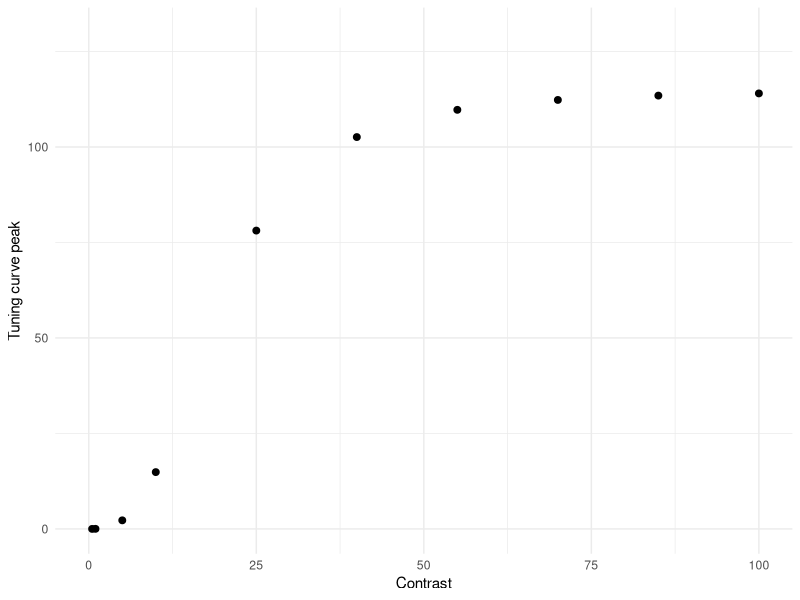
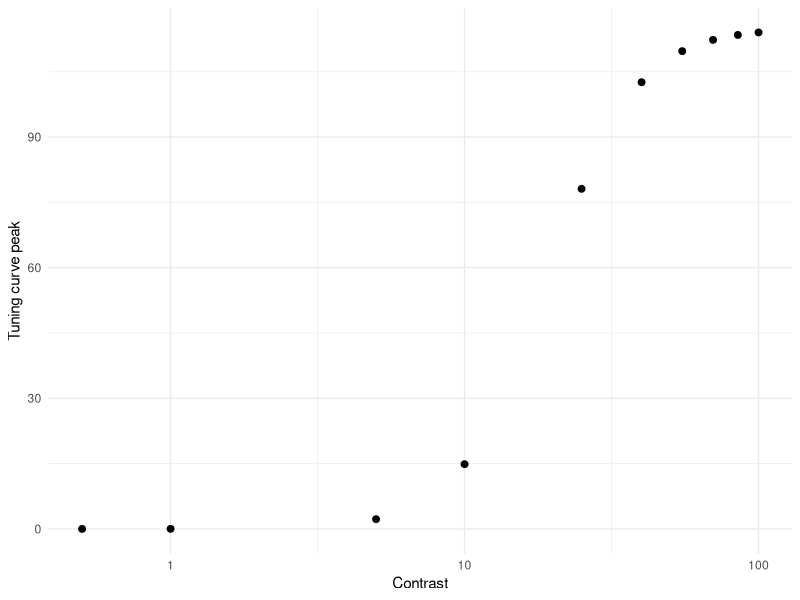

The R script that drew these images, in order: (Note: this script raises an error after producing the figures.)
# Simulation assuming Naka-Rushton function on Albrecht & Hamilton (1982, Fig. 4)

library(tidyverse)
library(doParallel)
library(foreach)
library(cowplot)


#################### High Alpha ####################
Contrast <- c(0.5, 1, 5, seq(10, 100, 15))
Rmax <- 115
C50 <- 19.3
n   <-  2.9
sf_rate <- 0.03 # spontaneous firing rate based on Geisler & Albrecht (1997)

Max_firing <- Rmax * Contrast^n / (Contrast^n + C50^n)
df_ah <- data.frame(Contrast, Max_firing)

h1 <- ggplot(df_ah, aes(x = Contrast, y = Max_firing)) +
  geom_point(size = 2) +
  coord_cartesian(xlim = c(0, 100), ylim = c(0, 130)) +
  ylab("Tuning curve peak") +
  theme_minimal()
h1            

h2 <- ggplot(df_ah, aes(x = Contrast, y = Max_firing)) +
  geom_point(size = 2) +
  scale_x_log10() +
  ylab("Tuning curve peak") +
  theme_minimal()
h2 

### Simulation ###
cl <- makeCluster(parallel::detectCores() - 1)
registerDoParallel(cl)

n_neurons <- 180                                               # Number of neurons in the population
orientations <- seq(1, 180, by = 1)                            # Possible orientations (0 to 359 degrees)
preferred_orientations <-  seq(1, 180, length.out = n_neurons) # Preferred orientation of each neuron
max_firing_seq <- df_ah$Max_firing                             # Maximum firing rate of each neuron
contrast <-       df_ah$Contrast
tuning_width    <- 20                                          # Tuning width (standard deviation) of each neuron's response curve
n_trials <- 10000

all_results <- list()

for (max_firing_rate in max_firing_seq) {
  
  cat("Running max firing rate =", max_firing_rate, "\n")
  
  tuning_curves <- matrix(0, nrow = n_neurons, ncol = length(orientations))
  
  for (i in 1:n_neurons) {
    tuning_curves[i, ] <- max_firing_rate * exp(
      -0.5 * (
        pmin(abs(orientations - preferred_orientations[i]),
             180 - abs(orientations - preferred_orientations[i]))^2
      ) / tuning_width^2
    )
  }
  
  # ---- 90 ----
  responses_90 <- foreach(
    i = 1:n_trials,
    .combine = rbind,
    .packages = "stats"
  ) %dopar% {
    
    input_90 <- rnorm(n_trials, 90, 0)
    idx <- round(input_90[i]) + 1
    idx <- pmin(pmax(idx, 1), 180)
    
    mu <- tuning_curves[, idx]
    mu[mu == 0] <- 1e-8
    R0 <- mu * sf_rate
      
    resp <- rnbinom(n_neurons, size = 1000000, mu = mu) + rnbinom(n_neurons, size = 1000000, mu = R0)
    
    cbind(resp,
          neuron = seq_len(n_neurons),
          stim = 90,
          trial = i,
          maxFR = max_firing_rate)
  }
  
  # ---- 91 ----
  responses_91 <- foreach(
    i = 1:n_trials,
    .combine = rbind,
    .packages = "stats"
  ) %dopar% {
    
    input_91 <- rnorm(n_trials, 91, 0)
    idx <- round(input_91[i]) + 1
    idx <- pmin(pmax(idx, 1), 180)
    
    mu <- tuning_curves[, idx]
    mu[mu == 0] <- 1e-8
    R0 <- mu * sf_rate
    
    resp <- rnbinom(n_neurons, size = 1000000, mu = mu) + rnbinom(n_neurons, size = 1000000, mu = R0)
    
    cbind(resp,
          neuron = seq_len(n_neurons),
          stim = 91,
          trial = i,
          maxFR = max_firing_rate)
  }
  
  df_tmp <- as.data.frame(rbind(responses_90, responses_91))
  colnames(df_tmp) <- c("Spikes", "Neuron", "Stimulus", "Trial", "Contrast")
  
  all_results[[as.character(max_firing_rate)]] <- df_tmp
}

df <- do.call(rbind, all_results)
df$Contrast <- contrast[match(df$Contrast, max_firing_seq)]
# write.csv(df, 
#           file = "high_alpha.csv", 
#           row.names = FALSE)


### Sanity check for fano factor ### 
df %>%
  group_by(Contrast, Stimulus, Neuron) %>%
  summarise(
    mean_spikes = mean(Spikes),
    var_spikes  = var(Spikes),
    fano = var_spikes / mean_spikes,
    .groups = "drop"
  ) %>%
  filter(mean_spikes > 0) %>%
  group_by(Contrast, Stimulus) %>%
  summarise(
    mean_mean_spikes = mean(mean_spikes, na.rm = TRUE),
    mean_var_spikes = mean(var_spikes),
    mean_fano = mean(fano, na.rm = TRUE), # average across neurons
    sd_fano   = sd(fano, na.rm = TRUE),   # sd across neurons
    .groups = "drop")


### Contrast discrimination ###
df %>%
  group_by(Stimulus, Contrast, Trial) %>%
  summarise(Sum_spikes = sum(Spikes), .groups = "drop") -> df_sum

h3 <- ggplot(df_sum, aes(x = Sum_spikes, color = factor(Contrast))) +
  geom_density(alpha = 0.2, linewidth = 1) +
  theme_classic() +
  labs(
    x = "Sum of spikes",
    y = "Density",
    color = "Contrast",
    fill =  "Contrast"
  ) + 
  theme(
    legend.position = c(0.98, 1.05),
    legend.justification = c(1, 1),
    legend.key.size = unit(0.25, "cm"),
    legend.text = element_text(size = 6),
    legend.title = element_text(size = 8)
  ) +
  coord_cartesian(xlim = c(0, 10000), ylim = c(0, 0.3)) +
  ggtitle("High alpha (spontaneous firing = tuning peak x 0.03)") +
  theme(plot.title = element_text(size = 12, face = "bold", hjust = 0.5))
h3

df_sum %>%
  group_by(Contrast) %>%
  summarise(Mean_sum_spikes = mean(Sum_spikes),
            SD_sum_spikes = sd(Sum_spikes), .groups = "drop") -> df_summary
colnames(df_summary) <- c("Contrast", "mu", "sigma")

dC <-  diff(df_summary$Contrast)
dmu <- diff(df_summary$mu)

# μ'
mu_prime <- c(
  dmu[1] / dC[1],                                 　　　　　# 前方差分（最初）
  (dmu[-1]/dC[-1] + dmu[-length(dmu)]/dC[-length(dC)]) / 2, # 中央差分
  dmu[length(dmu)] / dC[length(dC)]                         # 後方差分（最後）
)
df_summary$mu_prime <- mu_prime

# μ'(C)ΔC ≈ σ
# μ'(C): コントラストの微小変化に対するμの変化
# ΔC:    コントラストの変化量
# μの変化がσと同じ大きさになったとき丁度弁別できる(d'=1に相当するJND)
df_summary$DeltaC_pred <- df_summary$sigma / df_summary$mu_prime # JND
df_summary <- mutate(df_summary, Weber_ratio_pred = DeltaC_pred / Contrast) # ΔC / C (Weber ratio)
df_summary

df_plot <- df_summary %>%
  slice(2:(n() - 1))

h4 <- ggplot(df_plot, aes(x = Contrast, y = DeltaC_pred)) +
  geom_line() +
  geom_point() +
  theme_classic() +
  scale_x_log10() +
  scale_y_log10(limits = c(0.01, 30)) +
  ylab("ΔC (JND of d' = 1)") +
  xlab("Contrast")

h5 <- ggplot(df_plot, aes(x = Contrast, y = Weber_ratio_pred)) +
  geom_line() +
  geom_point() +
  theme_classic() +
  coord_cartesian(ylim = c(0, 0.5)) +
  ylab("ΔC/C (Weber fraction)") +
  xlab("Contrast")

h6 <- df_summary %>%
  ggplot(aes(x = Contrast, y = mu)) +
  geom_point(size = 2) +
  # scale_x_log10() +
  # scale_y_log10() +
  coord_cartesian(ylim = c(0, 10000)) +
  theme_minimal() +
  ylab("Mean total spikes")

### Orientation discrimination (LFI) ###
df_wide <- df %>%
  pivot_wider(
    id_cols = c(Trial, Contrast, Stimulus),
    names_from = Neuron,
    values_from = Spikes)

df_wide$Stimulus_bin <- ifelse(df_wide$Stimulus == 90, 1, 0)

compute_lfi <- function(data, lambda = 1e-6) {
  
  neurons <- grep("^[0-9]+$", colnames(data), value = TRUE)  
  
  data0 <- data[data$Stimulus_bin == 0, neurons]
  data1 <- data[data$Stimulus_bin == 1, neurons]
  
  mu0 <- colMeans(data0)
  mu1 <- colMeans(data1)
  
  df <- mu1 - mu0
  
  Sigma0 <- cov(data0)
  Sigma1 <- cov(data1)
  Sigma  <- (Sigma0 + Sigma1) / 2
  
  p <- length(neurons)              # 逆行列を安定化させる処理 (ニューロン間の相関を少し弱める)
  Sigma <- Sigma + lambda * diag(p) # Ridge正則化, Tikhonov regularization (小さい固有値を持ち上げる)
  
  I <- as.numeric(t(df) %*% solve(Sigma) %*% df) # LFI
  I_per_neuron <- I / p
  
  return(I_per_neuron)
}

maxFR_values <- sort(unique(df_wide$Contrast))

lfi_results <- data.frame(
  Contrast = numeric(),
  LFI_per_neuron = numeric()
)

for (maxFR in maxFR_values) {
  df_sub <- df_wide[df_wide$Contrast == maxFR, ]
  lfi_value <- compute_lfi(df_sub)
  lfi_results <- rbind(lfi_results,
                       data.frame(Contrast = maxFR,
                                  LFI_per_neuron = lfi_value))
}

lfi_results$Contrast <- contrast
print(lfi_results)

lfi_results %>%
  ggplot(aes(x = Contrast, y = LFI_per_neuron)) +
  geom_point(size = 2) +
  coord_cartesian(xlim = c(0, 100), ylim = c(0, 0.09)) +
  ylab("LFI per neuron") +
  theme_minimal() -> h7
h7


### Orientation discrimination (decoding with logistic regression) ###
run_logistic_cv_parallel <- function(data, k = 5, ncores = detectCores() - 1) {
  
  predictors <- grep("^[0-9]+$", colnames(data), value = TRUE)  
  n <- nrow(data)
  
  set.seed(123)
  folds <- sample(rep(1:k, length.out = n))
  
  cl <- makeCluster(ncores)
  registerDoParallel(cl)
  
  acc <- foreach(i = 1:k, .combine = c) %dopar% {
    
    train <- data[folds != i, ]
    test  <- data[folds == i, ]
    
    model <- glm(
      Stimulus_bin ~ .,
      data = train[, c("Stimulus_bin", predictors)],
      family = binomial
    )
    
    prob <- predict(model, newdata = test, type = "response")
    pred <- ifelse(prob > 0.5, 1, 0)
    
    mean(pred == test$Stimulus_bin)
  }
  
  stopCluster(cl)
  
  mean(acc)
}

decoding_results <- data.frame(
  Contrast = numeric(),
  Decoding_accuracy = numeric()
)

for (maxFR in maxFR_values) {
  df_sub <- df_wide[df_wide$Contrast == maxFR, ]
  accuracy <- run_logistic_cv_parallel(df_sub, k = 5, ncores = detectCores() - 1)
  decoding_results <- rbind(decoding_results,
                            data.frame(Contrast = maxFR,
                                       Decoding_accuracy = accuracy))
}

decoding_results <- mutate(decoding_results, D_prime = qnorm(Decoding_accuracy) - qnorm(1 - Decoding_accuracy),
                           Contrast = contrast)
decoding_results

decoding_results %>%
  ggplot(aes(x = Contrast, y = D_prime)) +
  geom_point(size = 2) +
  coord_cartesian(xlim = c(0, 100)) +
  ylab("d' for orientation") +
  coord_cartesian(xlim = c(0, 4)) +
  theme_minimal() -> h8
h8

decoding_results %>%
  ggplot(aes(x = Contrast, y = D_prime)) +
  geom_point(size = 2) +
  scale_x_log10() +
  ylab("d' for orientation") +
  coord_cartesian(ylim = c(0, 4)) +
  theme_minimal() -> h9
h9



#################### Low Alpha ####################
Contrast <- c(0.5, 1, 5, seq(10, 100, 15))
Rmax <- 115
C50 <- 19.3
n   <-  2.9
sf_rate <- 0.15

Max_firing <- Rmax * Contrast^n / (Contrast^n + C50^n)
df_ah <- data.frame(Contrast, Max_firing)

l1 <- ggplot(df_ah, aes(x = Contrast, y = Max_firing)) +
  geom_point(size = 2) +
  coord_cartesian(xlim = c(0, 100), ylim = c(0, 130)) +
  ylab("Tuning curve peak") +
  theme_minimal()
l1            

l2 <- ggplot(df_ah, aes(x = Contrast, y = Max_firing)) +
  geom_point(size = 2) +
  scale_x_log10() +
  ylab("Tuning curve peak") +
  theme_minimal()
l2 


### Simulation ###
cl <- makeCluster(parallel::detectCores() - 1)
registerDoParallel(cl)

n_neurons <- 180                                              # Number of neurons in the population
orientations <- seq(1, 180, by = 1)                           # Possible orientations (0 to 359 degrees)
preferred_orientations <- seq(1, 180, length.out = n_neurons) # Preferred orientation of each neuron
max_firing_seq <- df_ah$Max_firing                            # Maximum firing rate of each neuron
contrast <- df_ah$Contrast
tuning_width <- 20                                            # Tuning width (standard deviation) of each neuron's response curve
n_trials <- 10000

all_results <- list()

for (max_firing_rate in max_firing_seq) {
  
  cat("Running max firing rate =", max_firing_rate, "\n")
  
  tuning_curves <- matrix(0, nrow = n_neurons, ncol = length(orientations))
  
  for (i in 1:n_neurons) {
    tuning_curves[i, ] <- max_firing_rate * exp(
      -0.5 * (
        pmin(abs(orientations - preferred_orientations[i]),
             180 - abs(orientations - preferred_orientations[i]))^2
      ) / tuning_width^2
    )
  }
  
  # ---- 90 ----
  responses_90 <- foreach(
    i = 1:n_trials,
    .combine = rbind,
    .packages = "stats"
  ) %dopar% {
    
    input_90 <- rnorm(n_trials, 90, 0)
    idx <- round(input_90[i]) + 1
    idx <- pmin(pmax(idx, 1), 180)
    
    mu <- tuning_curves[, idx]
    mu[mu == 0] <- 1e-8
    R0 <- mu * sf_rate
    
    resp <- rnbinom(n_neurons, size = 1000000, mu = mu) + rnbinom(n_neurons, size = 1000000, mu = R0)
    
    cbind(resp,
          neuron = seq_len(n_neurons),
          stim = 90,
          trial = i,
          maxFR = max_firing_rate)
  }
  
  # ---- 91 ----
  responses_91 <- foreach(
    i = 1:n_trials,
    .combine = rbind,
    .packages = "stats"
  ) %dopar% {
    
    input_91 <- rnorm(n_trials, 91, 0)
    idx <- round(input_91[i]) + 1
    idx <- pmin(pmax(idx, 1), 180)
    
    mu <- tuning_curves[, idx]
    mu[mu == 0] <- 1e-8
    R0 <- mu * sf_rate
    
    resp <- rnbinom(n_neurons, size = 1000000, mu = mu) + rnbinom(n_neurons, size = 1000000, mu = R0)
    
    cbind(resp,
          neuron = seq_len(n_neurons),
          stim = 91,
          trial = i,
          maxFR = max_firing_rate)
  }
  
  df_tmp <- as.data.frame(rbind(responses_90, responses_91))
  colnames(df_tmp) <- c("Spikes", "Neuron", "Stimulus", "Trial", "Contrast")
  
  all_results[[as.character(max_firing_rate)]] <- df_tmp
}

df <- do.call(rbind, all_results)
df$Contrast <- contrast[match(df$Contrast, max_firing_seq)]
# write.csv(df, 
#           file = "low_alpha.csv", 
#           row.names = FALSE)


### Sanity check for fano factor ### 
df %>%
  group_by(Contrast, Stimulus, Neuron) %>%
  summarise(
    mean_spikes = mean(Spikes),
    var_spikes  = var(Spikes),
    fano = var_spikes / mean_spikes,
    .groups = "drop"
  ) %>%
  filter(mean_spikes > 0) %>%
  group_by(Contrast, Stimulus) %>%
  summarise(
    mean_mean_spikes = mean(mean_spikes, na.rm = TRUE),
    mean_var_spikes = mean(var_spikes),
    mean_fano = mean(fano, na.rm = TRUE), # average across neurons
    sd_fano   = sd(fano, na.rm = TRUE),   # sd across neurons
    .groups = "drop")


### Contrast discrimination ###
df %>%
  group_by(Stimulus, Contrast, Trial) %>%
  summarise(Sum_spikes = sum(Spikes), .groups = "drop") -> df_sum

l3 <- ggplot(df_sum, aes(x = Sum_spikes, color = factor(Contrast))) +
  geom_density(alpha = 0.2, linewidth = 1) +
  theme_classic() +
  labs(
    x = "Sum of spikes",
    y = "Density",
    color = "Contrast",
    fill =  "Contrast"
  ) + 
  theme(
    legend.position = c(0.98, 1.05),
    legend.justification = c(1, 1),
    legend.key.size = unit(0.25, "cm"),
    legend.text = element_text(size = 6),
    legend.title = element_text(size = 8)
  ) +
  coord_cartesian(xlim = c(0, 10000), ylim = c(0, 0.3)) +
  ggtitle("Low alpha (spontaneous firing = tuning peak x 0.06)") +
  theme(plot.title = element_text(size = 12, face = "bold", hjust = 0.5))
l3

df_sum %>%
  group_by(Contrast) %>%
  summarise(Mean_sum_spikes = mean(Sum_spikes),
            SD_sum_spikes = sd(Sum_spikes), .groups = "drop") -> df_summary
colnames(df_summary) <- c("Contrast", "mu", "sigma")

dC <-  diff(df_summary$Contrast)
dmu <- diff(df_summary$mu)

# μ'
mu_prime <- c(
  dmu[1] / dC[1],                                 　　　　　# 前方差分（最初）
  (dmu[-1]/dC[-1] + dmu[-length(dmu)]/dC[-length(dC)]) / 2, # 中央差分
  dmu[length(dmu)] / dC[length(dC)]                         # 後方差分（最後）
)
df_summary$mu_prime <- mu_prime

# μ'(C)ΔC ≈ σ
# μ'(C): コントラストの微小変化に対するμの変化
# ΔC:    コントラストの変化量
# μの変化がσと同じ大きさになったとき丁度弁別できる(d'=1に相当するJND)
df_summary$DeltaC_pred <- df_summary$sigma / df_summary$mu_prime # JND
df_summary <- mutate(df_summary, Weber_ratio_pred = DeltaC_pred / Contrast) # ΔC / C (Weber ratio)
df_summary

df_plot <- df_summary %>%
  slice(2:(n() - 1))

l4 <- ggplot(df_plot, aes(x = Contrast, y = DeltaC_pred)) +
  geom_line() +
  geom_point() +
  theme_classic() +
  scale_x_log10() +
  scale_y_log10(limits = c(0.01, 30)) +
  ylab("ΔC (JND of d' = 1)") +
  xlab("Contrast")

l5 <- ggplot(df_plot, aes(x = Contrast, y = Weber_ratio_pred)) +
  geom_line() +
  geom_point() +
  theme_classic() +
  coord_cartesian(ylim = c(0, 0.5)) +
  ylab("ΔC/C (Weber fraction)") +
  xlab("Contrast")

l6 <- df_summary %>%
  ggplot(aes(x = Contrast, y = mu)) +
  geom_point(size = 2) +
  # scale_x_log10() +
  # scale_y_log10() +
  coord_cartesian(ylim = c(0, 10000)) +
  theme_minimal() +
  ylab("Mean total spikes")


### Orientation discrimination (LFI) ###
df_wide <- df %>%
  pivot_wider(
    id_cols = c(Trial, Contrast, Stimulus),
    names_from = Neuron,
    values_from = Spikes)

df_wide$Stimulus_bin <- ifelse(df_wide$Stimulus == 90, 1, 0)

compute_lfi <- function(data, lambda = 1e-6) {
  
  neurons <- grep("^[0-9]+$", colnames(data), value = TRUE)  
  
  data0 <- data[data$Stimulus_bin == 0, neurons]
  data1 <- data[data$Stimulus_bin == 1, neurons]
  
  mu0 <- colMeans(data0)
  mu1 <- colMeans(data1)
  
  df <- mu1 - mu0
  
  Sigma0 <- cov(data0)
  Sigma1 <- cov(data1)
  Sigma  <- (Sigma0 + Sigma1) / 2
  
  p <- length(neurons)              # 逆行列を安定化させる処理 (ニューロン間の相関を少し弱める)
  Sigma <- Sigma + lambda * diag(p) # Ridge正則化, Tikhonov regularization (小さい固有値を持ち上げる)
  
  I <- as.numeric(t(df) %*% solve(Sigma) %*% df) # LFI
  I_per_neuron <- I / p
  
  return(I_per_neuron)
}

maxFR_values <- sort(unique(df_wide$Contrast))

lfi_results <- data.frame(
  Contrast = numeric(),
  LFI_per_neuron = numeric()
)

for (maxFR in maxFR_values) {
  df_sub <- df_wide[df_wide$Contrast == maxFR, ]
  lfi_value <- compute_lfi(df_sub)
  lfi_results <- rbind(lfi_results,
                       data.frame(Contrast = maxFR,
                                  LFI_per_neuron = lfi_value))
}

lfi_results$Contrast <- contrast
print(lfi_results)

lfi_results %>%
  ggplot(aes(x = Contrast, y = LFI_per_neuron)) +
  geom_point(size = 2) +
  coord_cartesian(xlim = c(0, 100), ylim = c(0, 0.09)) +
  ylab("LFI per neuron") +
  theme_minimal() -> l7
l7


### Orientation discrimination (decoding with logistic regression) ###
run_logistic_cv_parallel <- function(data, k = 5, ncores = detectCores() - 1) {
  
  predictors <- grep("^[0-9]+$", colnames(data), value = TRUE)  
  n <- nrow(data)
  
  set.seed(123)
  folds <- sample(rep(1:k, length.out = n))
  
  cl <- makeCluster(ncores)
  registerDoParallel(cl)
  
  acc <- foreach(i = 1:k, .combine = c) %dopar% {
    
    train <- data[folds != i, ]
    test  <- data[folds == i, ]
    
    model <- glm(
      Stimulus_bin ~ .,
      data = train[, c("Stimulus_bin", predictors)],
      family = binomial
    )
    
    prob <- predict(model, newdata = test, type = "response")
    pred <- ifelse(prob > 0.5, 1, 0)
    
    mean(pred == test$Stimulus_bin)
  }
  
  stopCluster(cl)
  
  mean(acc)
}

decoding_results <- data.frame(
  Contrast = numeric(),
  Decoding_accuracy = numeric()
)

for (maxFR in maxFR_values) {
  df_sub <- df_wide[df_wide$Contrast == maxFR, ]
  accuracy <- run_logistic_cv_parallel(df_sub, k = 5, ncores = detectCores() - 1)
  decoding_results <- rbind(decoding_results,
                            data.frame(Contrast = maxFR,
                                       Decoding_accuracy = accuracy))
}

decoding_results <- mutate(decoding_results, D_prime = qnorm(Decoding_accuracy) - qnorm(1 - Decoding_accuracy),
                           Contrast = contrast)
decoding_results

decoding_results %>%
  ggplot(aes(x = Contrast, y = D_prime)) +
  geom_point(size = 2) +
  coord_cartesian(xlim = c(0, 100)) +
  ylab("d' for orientation") +
  coord_cartesian(xlim = c(0, 4)) +
  theme_minimal() -> l8
l8

decoding_results %>%
  ggplot(aes(x = Contrast, y = D_prime)) +
  geom_point(size = 2) +
  scale_x_log10() +
  ylab("d' for orientation") +
  coord_cartesian(ylim = c(0, 4)) +
  theme_minimal() -> l9
l9


### Figures ###
p1 <- plot_grid(h3, ncol = 1)
p2 <- plot_grid(h1, h6, ncol = 2)
p3 <- plot_grid(h4, h5, ncol = 2)
p4 <- plot_grid(h7, h9, ncol = 2)
high_alpha <- plot_grid(p1, p2, p3, p4, ncol = 1, rel_heights = c(1, 1))

p1 <- plot_grid(l3, ncol = 1)
p2 <- plot_grid(l1, l6, ncol = 2)
p3 <- plot_grid(l4, l5, ncol = 2)
p4 <- plot_grid(l7, l9, ncol = 2)
low_alpha <- plot_grid(p1, p2, p3, p4, ncol = 1, rel_heights = c(1, 1))
samaha_effect <- plot_grid(low_alpha, high_alpha, ncol = 2)
ggsave("samaha_effect_relative_sf.png", samaha_effect, width = 12, height = 9, dpi = 300)
